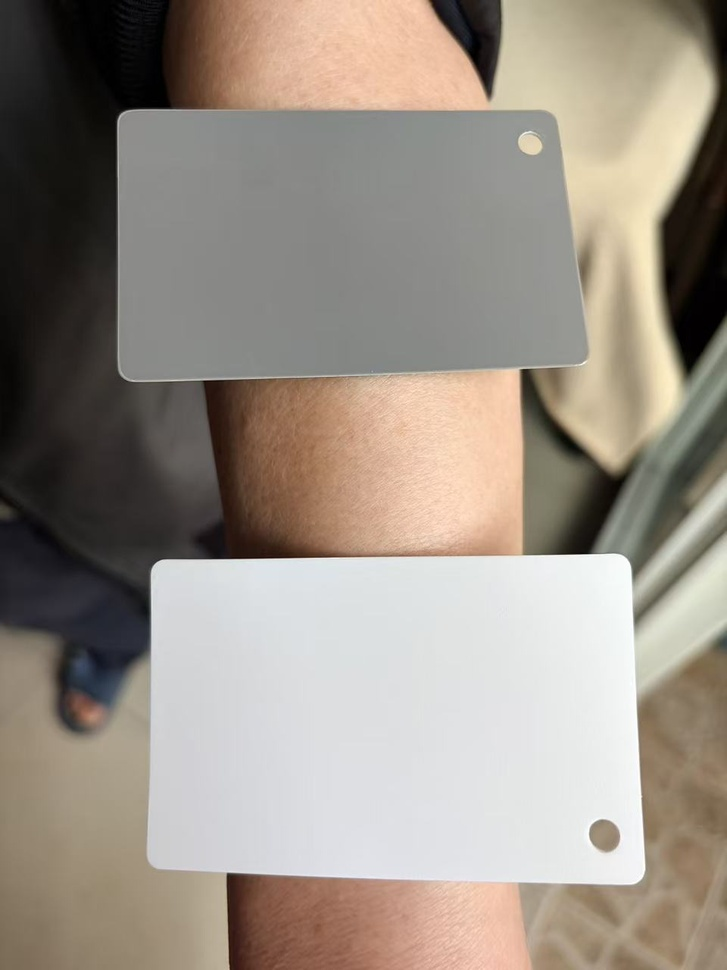
#> input picture data/1.jpg, 727 x 970 px, shrunk from 960 x 1280 before the run
$ python -i calibrator.py   (imports and definitions only)
#> lines starting #> are read from the running program, lines starting #| are printed output that depends on the picture; after the words box and inside, x2 and y2 are one past the last pixel; in counts of white or black regions, pixels touching at a corner belong together
#> further down, picture is the input picture: shape (970, 727, 3); mean B, G, R 133.8, 144.1, 153.5
"""
白纸检测与颜色校准模块

通过检测图像中的白色A4纸区域，计算光照校准系数，
消除不同设备和光照条件对肤色分析的影响。
"""

import cv2
import numpy as np
from typing import Optional, Tuple, Dict


class WhitePaperCalibrator:
    """白纸校准器：基于白纸参考进行颜色归一化"""

    # HSV 空间白纸检测阈值
    WHITE_HSV_LOW = np.array([0, 0, 200])
    WHITE_HSV_HIGH = np.array([180, 50, 255])

    def __init__(self, min_area_ratio: float = 0.02):
        """
        初始化校准器

        Args:
            min_area_ratio: 白纸最小面积占比（相对于全图），低于此值视为未检测到白纸
        """
        self.min_area_ratio = min_area_ratio
        self.calibration_coefficients: Optional[Tuple[float, float, float]] = None
        self.white_mean_rgb: Optional[Tuple[int, int, int]] = None
        self.is_calibrated = False

    def detect_white_paper(self, image: np.ndarray) -> Optional[np.ndarray]:
        """
        自动检测图像中的白纸区域

        Args:
            image: BGR 格式输入图像

        Returns:
            白纸区域的掩码（mask），未检测到返回 None
        """
        if image is None or image.size == 0:
            return None

        hsv = cv2.cvtColor(image, cv2.COLOR_BGR2HSV)
#> hsv: shape (970, 727, 3); mean H, S, V 42.5, 41.8, 154.7

        # 基于亮度 V 通道先粗筛高亮区域
        v_channel = hsv[:, :, 2]
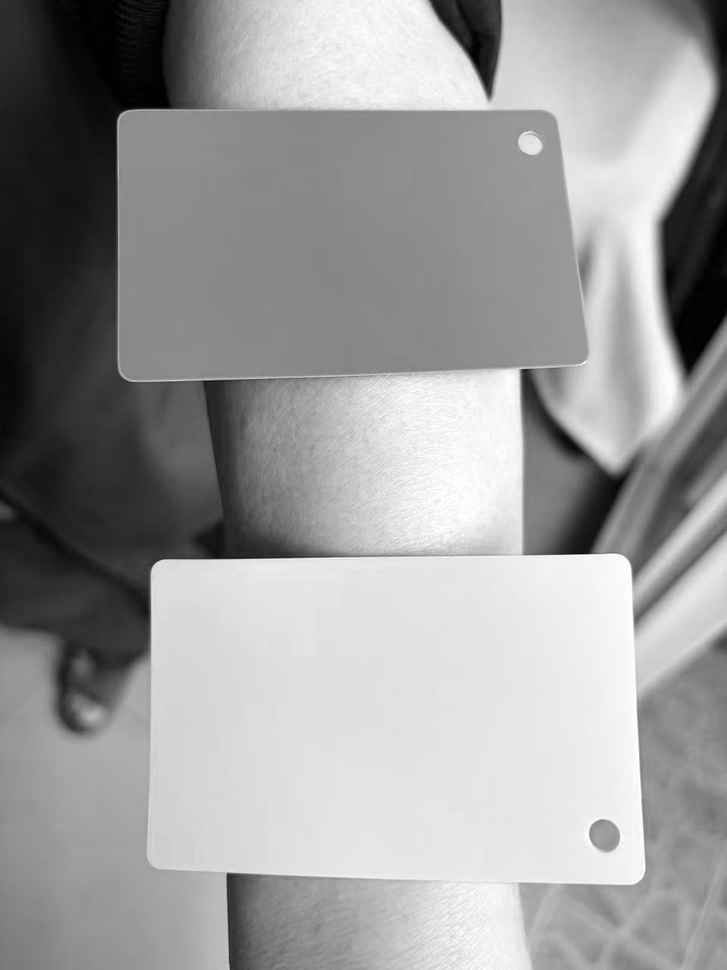
#> v_channel: shape (970, 727); min 0, max 255, mean 154.7
        _, bright_mask = cv2.threshold(v_channel, 200, 255, cv2.THRESH_BINARY)
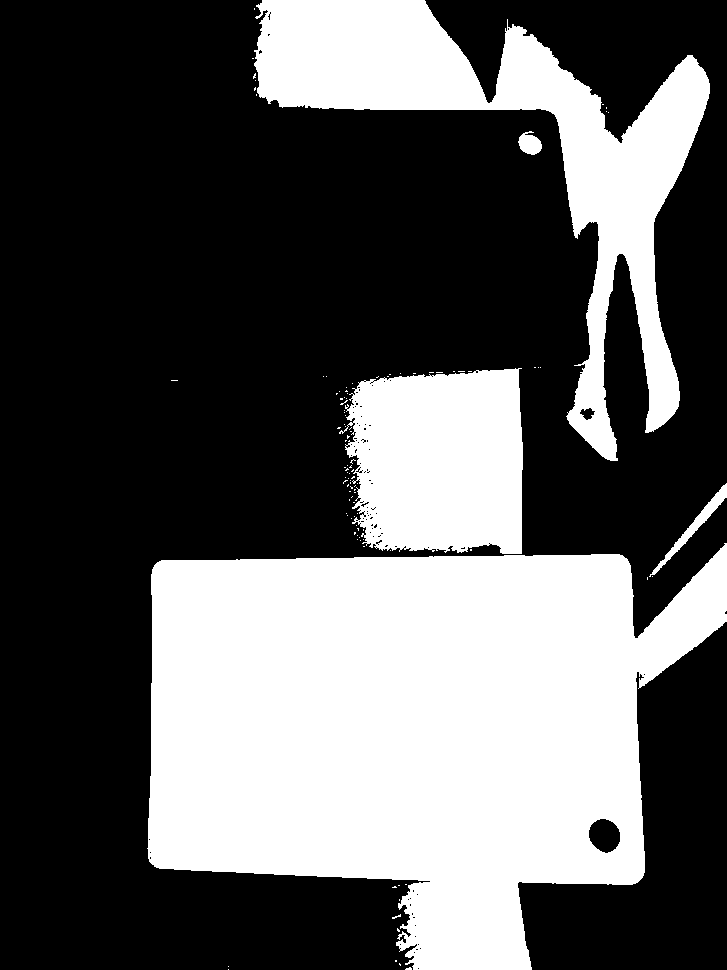
#> bright_mask: shape (970, 727); 36.3% white; 105 white regions (100 under 20 px), largest, box (x1, y1, x2, y2) and area: (147, 543, 727, 970) 172064, (254, 0, 710, 461) 53360, (339, 368, 523, 554) 28820, (649, 483, 727, 577) 877, (518, 131, 542, 155) 389

        # 再用 HSV 三通道精确筛选白色
        white_mask = cv2.inRange(hsv, self.WHITE_HSV_LOW, self.WHITE_HSV_HIGH)
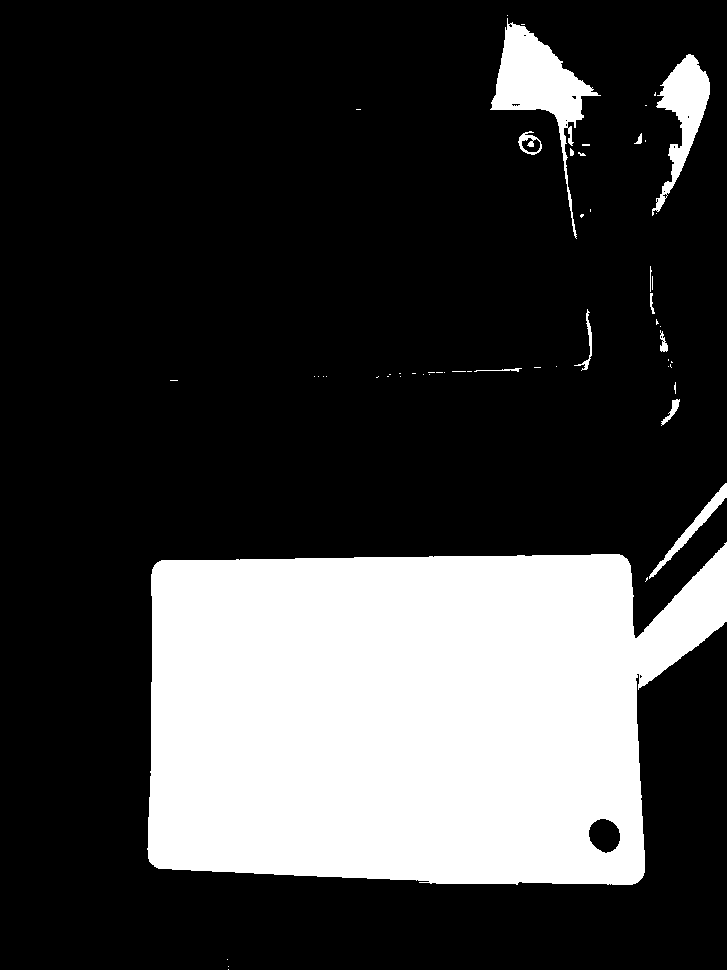
#> white_mask: shape (970, 727); 24.6% white; 56 white regions (43 under 20 px), largest, box (x1, y1, x2, y2) and area: (147, 542, 727, 885) 161984, (490, 18, 601, 239) 6255, (652, 54, 710, 216) 3442

        # 两个掩码取交集
        combined_mask = cv2.bitwise_and(bright_mask, white_mask)
#> combined_mask: shape (970, 727); 24.6% white; 56 white regions (43 under 20 px), largest, box (x1, y1, x2, y2) and area: (147, 543, 727, 885) 161863, (490, 19, 598, 238) 6027, (652, 55, 710, 216) 3399

        # 形态学操作：去除噪点、填充空洞
        kernel_open = cv2.getStructuringElement(cv2.MORPH_ELLIPSE, (5, 5))
        kernel_close = cv2.getStructuringElement(cv2.MORPH_ELLIPSE, (15, 15))

        combined_mask = cv2.morphologyEx(combined_mask, cv2.MORPH_OPEN, kernel_open)
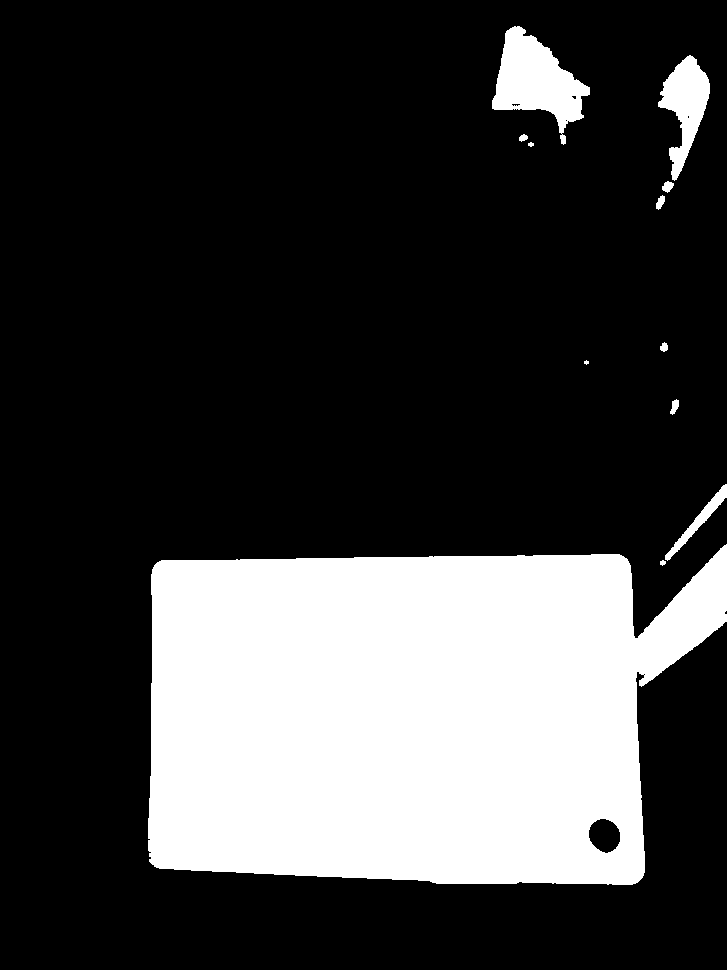
#> combined_mask: shape (970, 727); 24.4% white; 12 white regions (1 under 20 px), largest, box (x1, y1, x2, y2) and area: (148, 544, 727, 885) 161812, (492, 26, 590, 145) 5631, (658, 55, 710, 181) 3098
        combined_mask = cv2.morphologyEx(combined_mask, cv2.MORPH_CLOSE, kernel_close)
#> combined_mask: shape (970, 727); 24.4% white; 8 white regions (1 under 20 px)

        # 找最大连通区域（白纸通常是最大白色区域）
        contours, _ = cv2.findContours(
            combined_mask, cv2.RETR_EXTERNAL, cv2.CHAIN_APPROX_SIMPLE
        )
#> contours = 8 contours, 1 with area under 20; largest, box (x1, y1, x2, y2) and area: (148, 544, 727, 885) 161891, (492, 26, 590, 145) 5558, (656, 55, 710, 210) 3216, (660, 484, 727, 566) 764, (519, 134, 534, 147) 78, (670, 399, 679, 415) 70, (660, 342, 668, 352) 46
        if not contours:
            return None

        max_contour = max(contours, key=cv2.contourArea)
#> max_contour = contour of 229 points, box (x1, y1, x2, y2) (148, 544, 727, 885), area 161891
        white_area = cv2.contourArea(max_contour)
#> white_area = 161891
        image_area = image.shape[0] * image.shape[1]
#> image_area = 705190

        # 面积检查
        if white_area / image_area < self.min_area_ratio:
            return None

        # 生成白纸掩码
        mask = np.zeros_like(combined_mask)
        cv2.drawContours(mask, [max_contour], -1, 255, -1)
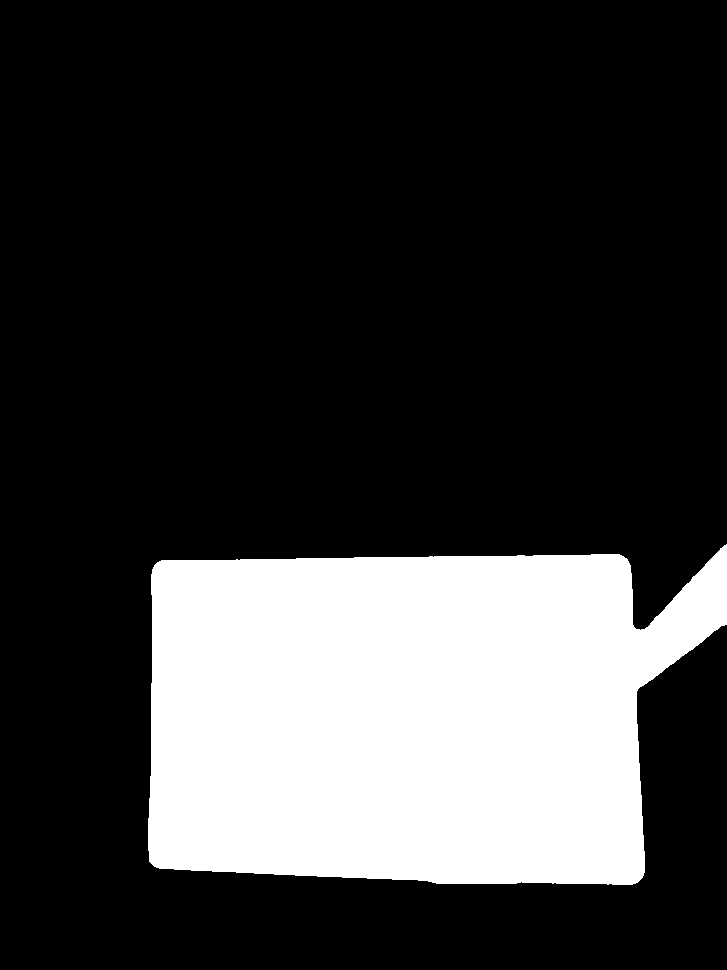
#> mask: shape (970, 727); 23.1% white; 1 white region, box (x1, y1, x2, y2) and area: (148, 544, 727, 885) 162786

        return mask

    # [90 lines left out: functions get_white_mean, calibrate, normalize_color, not called in this run]

>>> import cv2
>>> picture = cv2.imread('../../data/1.jpg')
>>> result = WhitePaperCalibrator().detect_white_paper(picture)

$ run again, on data/2.jpg
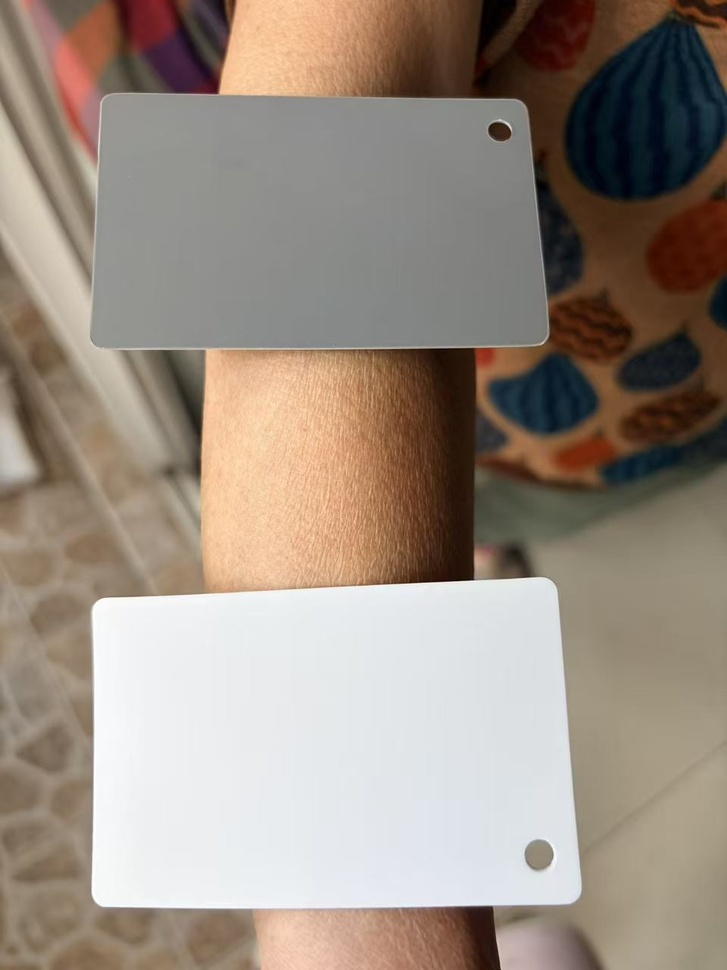
#> input picture data/2.jpg, 727 x 970 px, shrunk from 960 x 1280 before the run
#> picture is the input picture: shape (970, 727, 3); mean B, G, R 129.1, 140.7, 153.8
#> hsv: shape (970, 727, 3); mean H, S, V 43.4, 65.1, 156.3
#> in detect_white_paper, `_, bright_mask = cv2.threshold(v_channel, 200, 255, cv2.THRESH_BINARY)`:
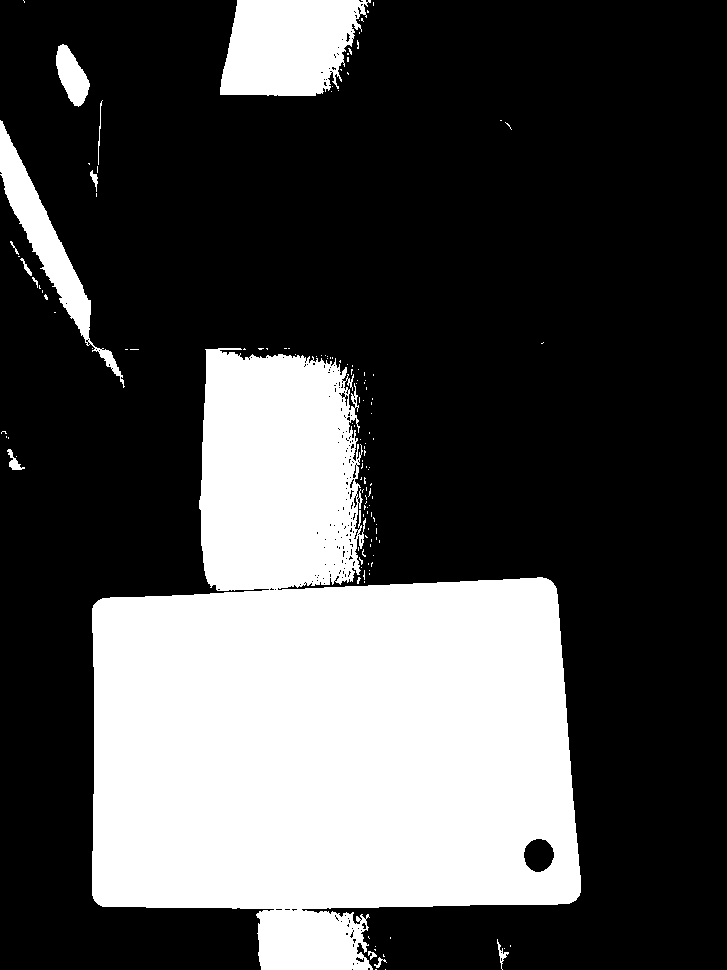
#> bright_mask: shape (970, 727); 30% white; 134 white regions (121 under 20 px), largest, box (x1, y1, x2, y2) and area: (92, 348, 581, 970) 192153, (220, 0, 371, 96) 11310, (0, 120, 125, 388) 5615
#> white_mask: shape (970, 727); 22.4% white; 31 white regions (23 under 20 px), largest, box (x1, y1, x2, y2) and area: (92, 577, 581, 911) 151270, (0, 120, 125, 388) 5956, (0, 430, 25, 471) 284
#> contours = 6 contours, 2 with area under 20; largest, box (x1, y1, x2, y2) and area: (92, 577, 581, 911) 151190, (0, 120, 91, 340) 5158, (99, 349, 121, 376) 210, (9, 459, 20, 470) 74
#> max_contour = contour of 183 points, box (x1, y1, x2, y2) (92, 577, 581, 911), area 151190
#> white_area = 151190.5
#> in detect_white_paper, `cv2.drawContours(mask, [max_contour], -1, 255, -1)`:
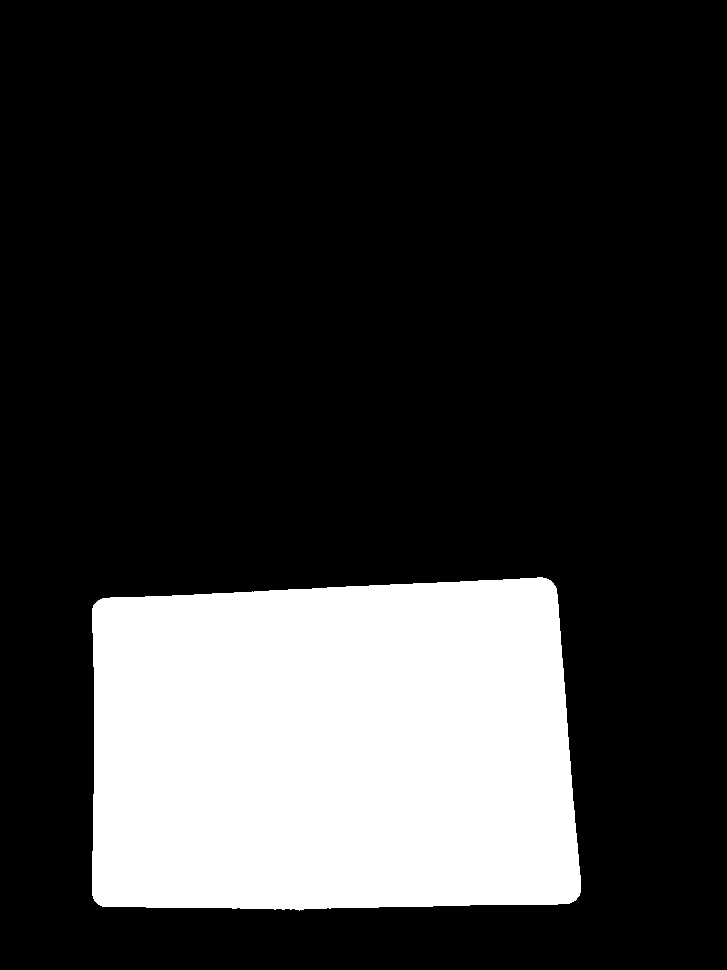
#> mask: shape (970, 727); 21.5% white; 1 white region, box (x1, y1, x2, y2) and area: (92, 577, 581, 911) 151968
